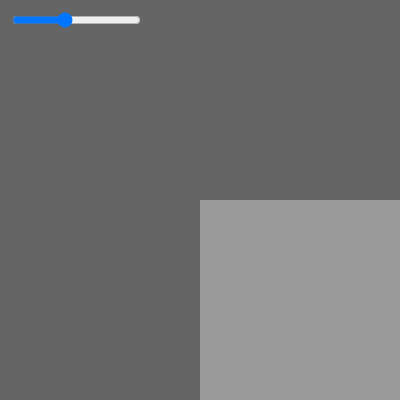
Frame 1 (no input)
Frame 60 (no input): identical to frame 1, image omitted
Frame 120 (the mouse pressed at the canvas centre since frame 60): identical to frame 1, image omitted

The p5.js sketch that drew this single still picture (run headless with seeded random() and noise() and a simulated clock; from frame 60 on, the mouse is pressed at the canvas centre):

// p5.js sketch
// ── sketch.js

//Slider

let valueSlider;

let inputMin = -10;
let inputMax = 38;

let outputMin = 0;
let outputMax = 255;

let outputValue
let inputValue
//Temperatur zu Farbe




function setup() {
  createCanvas(400, 400);

  valueSlider = createSlider(-10, 38, 9)
  valueSlider.position(10, 10);

}




function draw() {

  inputValue = valueSlider.value();
  outputValue = map(inputValue, inputMin, inputMax, outputMin, outputMax);

  // let kreisoutputvalue = map(inputValue, inputMin, inputMax, outputMax, outputMin)

  background(outputValue);

  fill(255 - outputValue)
  noStroke()
  rect(200, 200, 400, 400)


  // fill (outputValue, 100,100);
  // ellipse (100, 100, 100, 100);

}
